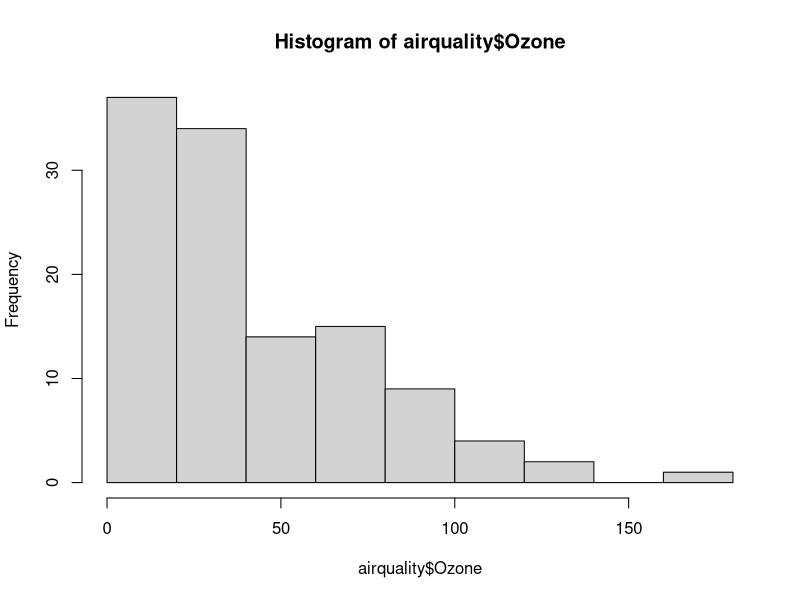
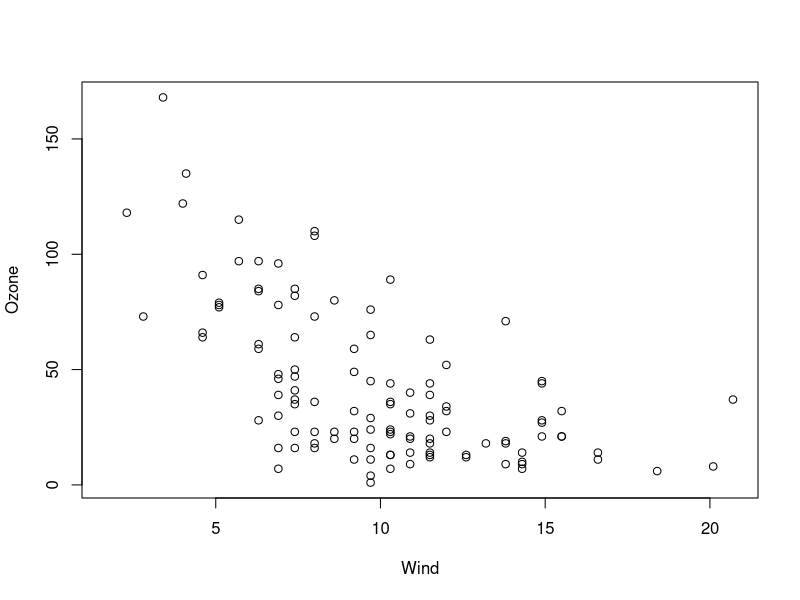
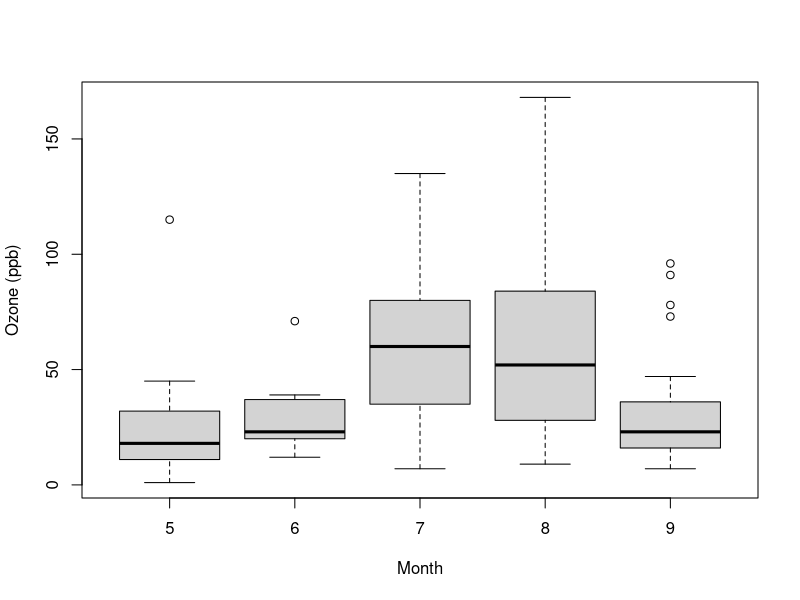
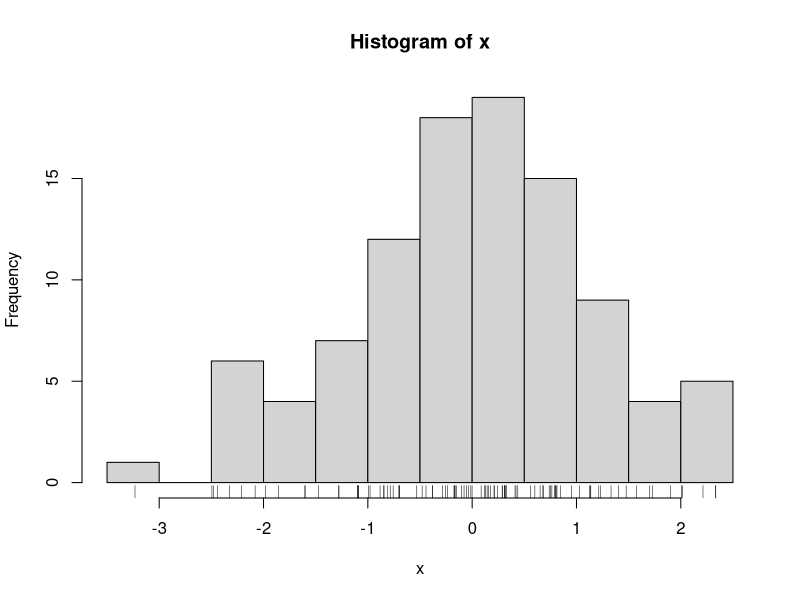
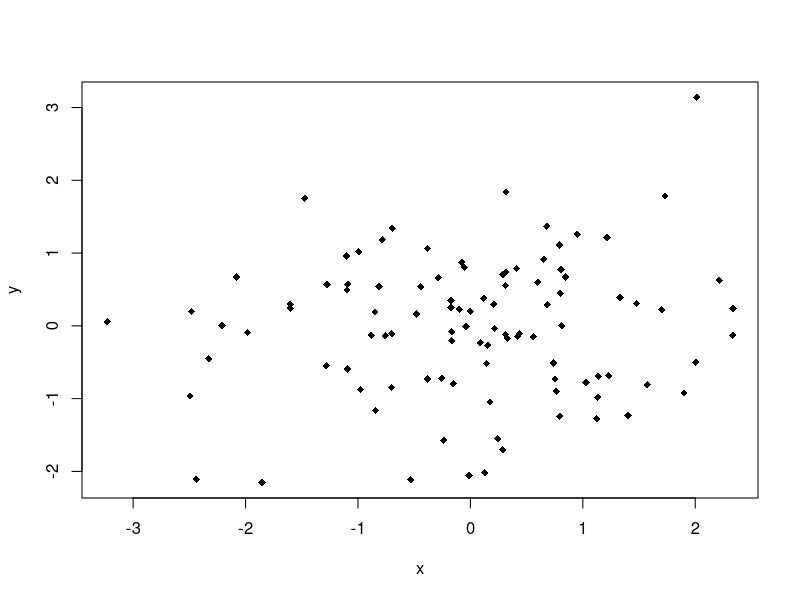
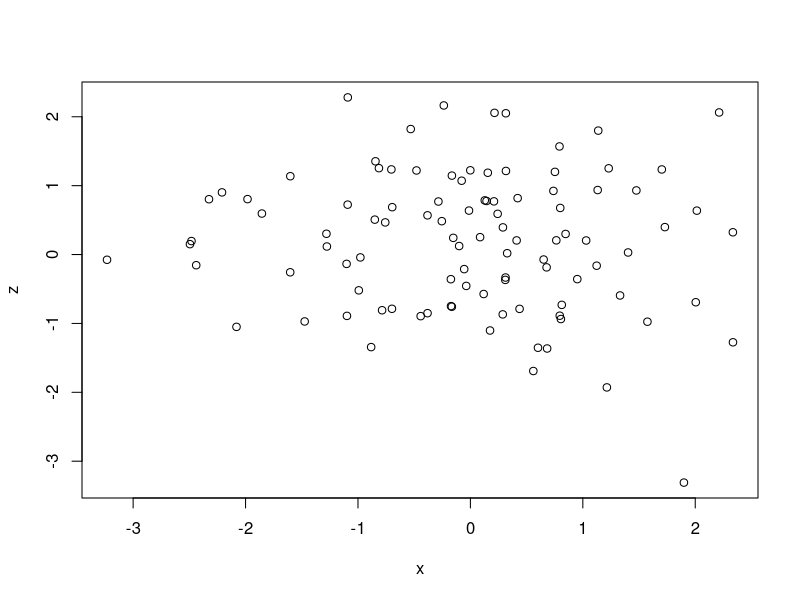
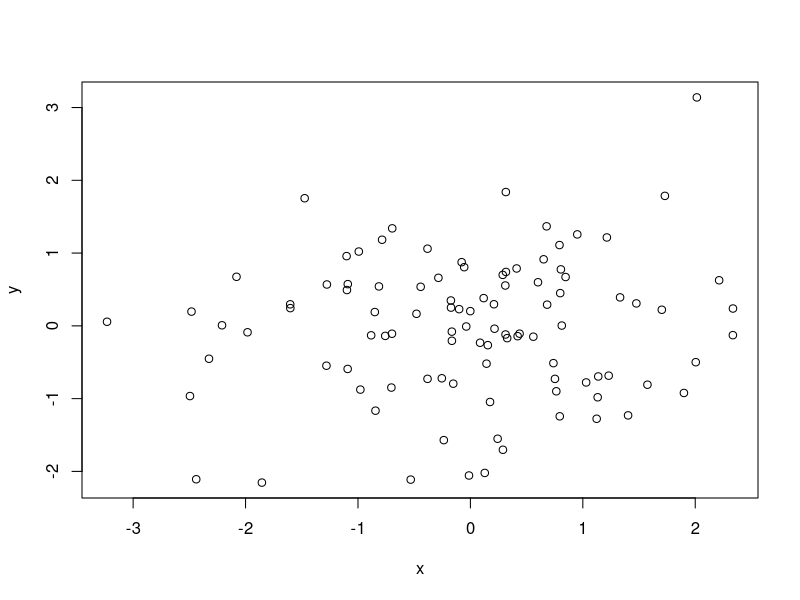
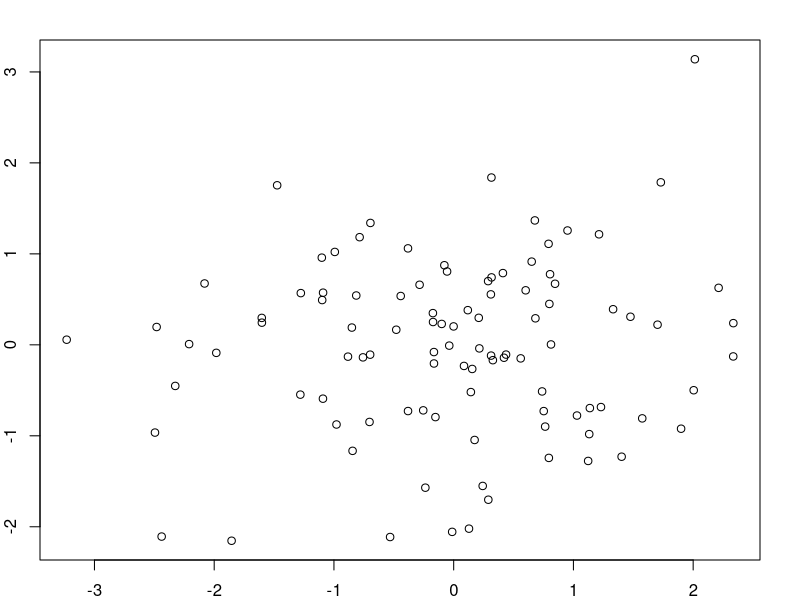

Write R code to recreate these figures, in order.
library(datasets)
hist(airquality$Ozone)
with(airquality, plot(Wind,Ozone))
airquality <- transform(airquality, Month = factor(Month))
boxplot(Ozone ~ Month, airquality, xlab = "Month", ylab = "Ozone (ppb)")

x <- rnorm(100)
hist(x)
rug(x)
y <- rnorm(100)
plot(x,y, pch=18)
z <- rnorm(100)
plot(x,z)
plot(x,y)
par( mar = c(2,2,2,2))
plot(x,y)
par(mar = c(4,4,2,2))
plot(x,y)
plot(x,y, pch = 17)
plot(x,y,pch=20)
title("My scatterplot")
text(-2,2,"Label")
legend("topleft",legend = "Data", pch = 20)
fit <- lm(y ~ x)
abline(fit, lwd = 3, col = "magenta")
plot(x,y, xlab="Weight", ylab= "Height", main = "Scatterplot", pch = 20)
legend("topright", legend="data", pch = 20)
z <- rpois(100,2)
par(mfrow = c(1,2))
plot(x,y,pch=20)
plot(x,z,pch=19)
par("mar")
par(mar= c(4,4,2,2))
plot(x,y,pch=20)
plot(x,z,pch=19)
par(mfrow=c(2,2))
plot(x,y)
plot(x,z)
plot(z,x)
plot(y,x)
x <- rnorm(100)
y<-x + rnorm(100)
g <- gl(2,40,labels = c("Male","Female"))
str(g)
plot(x,y)
par(mfrow=c(1,1))
plot(x,y)
plot(x,y,type="n")
points(x[g=="Male"], y[g=="Male"],col = "blue")
points(x[g=="Female"], y[g=="Female"],col = "magenta", pch = 18)
